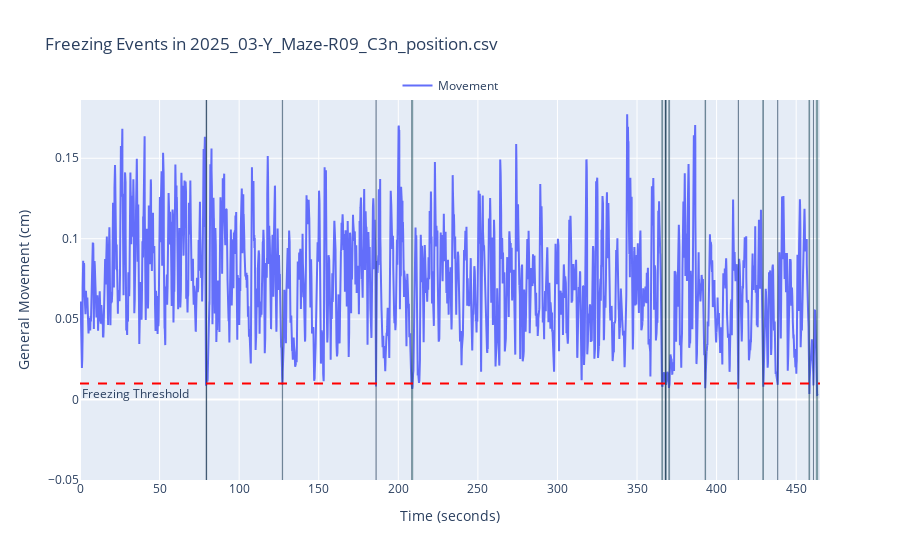

Notebook source saved alongside this figure:
### Markdown cell above
---
#### 4.  We can also measure other behaviours, such as freezing

### Code cell
# Plot freezing events
rst.plot_freezing(params, example_path)

### Figure 1 — Plotly figure (JSON) as saved in the notebook; plotly's stock layout.template omitted (floating-point values rounded to 4 significant figures; data arrays with more than 128 entries replaced by an {"elided": "..."} marker saying what was removed)
{"data": [{"mode": "lines", "name": "Movement", "type": "scatter", "x": {"elided": "13920 float values"}, "y": {"elided": "13920 float values"}}], "layout": {"annotations": [{"showarrow": false, "text": "Freezing Threshold", "x": 0, "xanchor": "left", "xref": "x domain", "y": 0.01, "yanchor": "top", "yref": "y"}], "legend": {"orientation": "h", "x": 0.5, "xanchor": "center", "y": 1, "yanchor": "bottom"}, "shapes": [{"fillcolor": "rgba(0, 100, 80, 0.4)", "line": {"width": 0.4}, "type": "rect", "x0": 79.17, "x1": 79.5, "y0": -0.1, "y1": 1.5}, {"fillcolor": "rgba(0, 100, 80, 0.4)", "line": {"width": 0.4}, "type": "rect", "x0": 79.53, "x1": 79.57, "y0": -0.1, "y1": 1.5}, {"fillcolor": "rgba(0, 100, 80, 0.4)", "line": {"width": 0.4}, "type": "rect", "x0": 127.1, "x1": 127.3, "y0": -0.1, "y1": 1.5}, {"fillcolor": "rgba(0, 100, 80, 0.4)", "line": {"width": 0.4}, "type": "rect", "x0": 186, "x1": 186.1, "y0": -0.1, "y1": 1.5}, {"fillcolor": "rgba(0, 100, 80, 0.4)", "line": {"width": 0.4}, "type": "rect", "x0": 208.3, "x1": 209.1, "y0": -0.1, "y1": 1.5}, {"fillcolor": "rgba(0, 100, 80, 0.4)", "line": {"width": 0.4}, "type": "rect", "x0": 365.5, "x1": 366.1, "y0": -0.1, "y1": 1.5}, {"fillcolor": "rgba(0, 100, 80, 0.4)", "line": {"width": 0.4}, "type": "rect", "x0": 367.8, "x1": 367.8, "y0": -0.1, "y1": 1.5}, {"fillcolor": "rgba(0, 100, 80, 0.4)", "line": {"width": 0.4}, "type": "rect", "x0": 367.8, "x1": 367.9, "y0": -0.1, "y1": 1.5}, {"fillcolor": "rgba(0, 100, 80, 0.4)", "line": {"width": 0.4}, "type": "rect", "x0": 368, "x1": 368.4, "y0": -0.1, "y1": 1.5}, {"fillcolor": "rgba(0, 100, 80, 0.4)", "line": {"width": 0.4}, "type": "rect", "x0": 369.9, "x1": 370.5, "y0": -0.1, "y1": 1.5}, {"fillcolor": "rgba(0, 100, 80, 0.4)", "line": {"width": 0.4}, "type": "rect", "x0": 392.7, "x1": 393.1, "y0": -0.1, "y1": 1.5}, {"fillcolor": "rgba(0, 100, 80, 0.4)", "line": {"width": 0.4}, "type": "rect", "x0": 413.6, "x1": 413.8, "y0": -0.1, "y1": 1.5}, {"fillcolor": "rgba(0, 100, 80, 0.4)", "line": {"width": 0.4}, "type": "rect", "x0": 429.0, "x1": 429.5, "y0": -0.1, "y1": 1.5}, {"fillcolor": "rgba(0, 100, 80, 0.4)", "line": {"width": 0.4}, "type": "rect", "x0": 438.3, "x1": 438.4, "y0": -0.1, "y1": 1.5}, {"fillcolor": "rgba(0, 100, 80, 0.4)", "line": {"width": 0.4}, "type": "rect", "x0": 458.0, "x1": 458.5, "y0": -0.1, "y1": 1.5}, {"fillcolor": "rgba(0, 100, 80, 0.4)", "line": {"width": 0.4}, "type": "rect", "x0": 460.8, "x1": 460.9, "y0": -0.1, "y1": 1.5}, {"fillcolor": "rgba(0, 100, 80, 0.4)", "line": {"width": 0.4}, "type": "rect", "x0": 462.6, "x1": 463.5, "y0": -0.1, "y1": 1.5}, {"line": {"color": "red", "dash": "dash"}, "type": "line", "x0": 0, "x1": 1, "xref": "x domain", "y0": 0.01, "y1": 0.01, "yref": "y"}], "showlegend": true, "title": {"text": "Freezing Events in 2025_03-Y_Maze-R09_C3n_position.csv"}, "xaxis": {"range": [0, 465.0], "title": {"text": "Time (seconds)"}}, "yaxis": {"range": [-0.05, 0.1862], "title": {"text": "General Movement (cm)"}}}}
